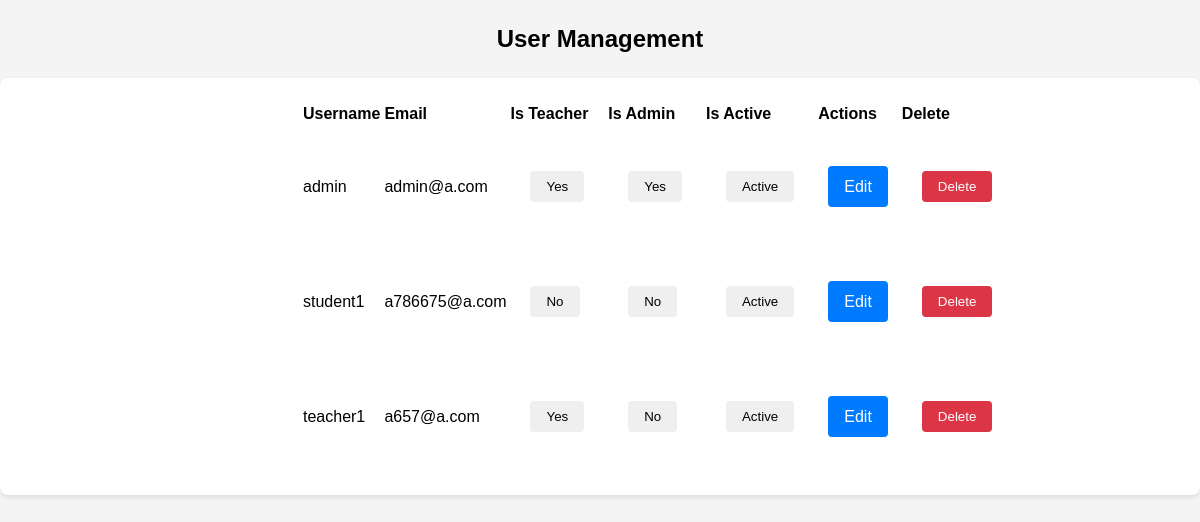
The page /manage-users/ (signed in) on the database its author committed.
### portal/models.py (models this page shows)
class User(AbstractUser):
    is_teacher = models.BooleanField(default=False)
    is_admin = models.BooleanField(default=False)
    groups = models.ManyToManyField(
        'auth.Group',
        related_name='portal_user_set', # to avoid conflicts with other apps
        blank=True,
        help_text='The groups this user belongs to.',
        verbose_name='groups'
    )
    user_permissions = models.ManyToManyField(
        'auth.Permission',
        related_name='portal_user_set', # to avoid conflicts with other apps
        blank=True,
        help_text='Specific permissions for this user.',
        verbose_name='user permissions'
    )

### adminportal/views.py (the view)
# urls.py: path('manage-users/', views.manage_users, name='manage_users'),
@login_required
@user_passes_test(is_admin)
def manage_users(request):
    users = User.objects.all().order_by('username') # Fetch all users, ordered by username
    return render(request, 'admin/manage_users.html', {'users': users})

### adminportal/views.py (called while the page is built)
def is_admin(user):
    return user.is_admin

### adminportal/templates/admin/manage_users.html (shortened to what this page needs)
{% extends 'base.html' %}
{% block content %}
<div class="container">
    <h2>User Management</h2>
    <div class="card">
        <div class="card-body">
            <table class="table">
                <thead>
                    <tr>
                        <th>Username</th>
                        <th>Email</th>
                        <th>Is Teacher</th>
                        <th>Is Admin</th>
                        <th>Is Active</th>
                        <th>Actions</th>
                        <th>Delete</th>
                    </tr>
                </thead>
                <tbody>
                    {% for user in users %}
                    <tr>
                        <td>{{ user.username }}</td>
                        <td>{{ user.email }}</td>
                        <td>
                            <form method="post" action="{% url 'toggle_teacher' user.id %}">
                                <button type="submit" class="btn btn-sm {% if user.is_teacher %}btn-success{% else %}btn-secondary{% endif %}">
                                    {{ user.is_teacher|yesno:"Yes,No" }}
                                </button>
                            </form>
                        </td>
                        <td>
                            <form method="post" action="{% url 'toggle_admin' user.id %}">
                                <button type="submit" class="btn btn-sm {% if user.is_admin %}btn-success{% else %}btn-secondary{% endif %}">
                                    {{ user.is_admin|yesno:"Yes,No" }}
                                </button>
                            </form>
                        </td>
                        <td>
                            <form method="post" action="{% url 'toggle_active' user.id %}">
                                <button type="submit" class="btn btn-sm {% if user.is_active %}btn-success{% else %}btn-danger{% endif %}">
                                    {{ user.is_active|yesno:"Active,Inactive" }}
                                </button>
                            </form>
                        </td>
                        <td>
                            <a href="{% url 'edit_user' user.id %}" class="btn btn-primary btn-sm">Edit</a>
                        </td>
                        <td>
                            <form method="post" action="{% url 'admin_delete_account' user.id %}">
                                <button type="submit" class="btn btn-danger btn-sm">Delete</button>
                            </form>
                        </td>
                    </tr>
                    {% endfor %}
                </tbody>
            </table>
        </div>
    </div>
</div>
{% endblock %}

### static/css/style.css (style rules this page uses)
body { font-family: 'Arial', sans-serif; line-height: 1.6; margin: 0; padding: 0; background-color: #f4f4f4; }
.container { text-align: center; max-width: 1200px; width: auto; margin: auto; overflow: hidden; }
.card { background: white; border-radius: 8px; box-shadow: 0 2px 5px rgba(0,0,0,0.1); margin-bottom: 20px; transition: transform 0.3s ease; }
.card-body { padding: 20px; text-align: left; margin: 0 auto; max-width: 600px; }
.btn { display: inline-block; padding: 8px 16px; border-radius: 4px; border: none; cursor: pointer; transition: background-color 0.3s ease; text-decoration: none; }
.btn-primary { margin: 5px 10px; padding: 8px 16px; border-radius: 4px; border: none; background-color: #007bff; color: white; text-decoration: none; }
.btn-secondary { color: rgb(0, 0, 0); text-decoration: none; border: none; }
.btn-danger { background-color: #dc3545; color: white; }
form { background: white; padding: 20px; border-radius: 8px; max-width: 500px; margin: 20px auto; }
a { text-decoration: none; }

### rows shown on the page
User: username "admin", email "admin@a.com", is_teacher "Yes", is_admin "Yes", is_active "Active"
User: username "student1", email "a786675@a.com", is_teacher "No", is_admin "No", is_active "Active"
User: username "teacher1", email "a657@a.com", is_teacher "Yes", is_admin "No", is_active "Active"
